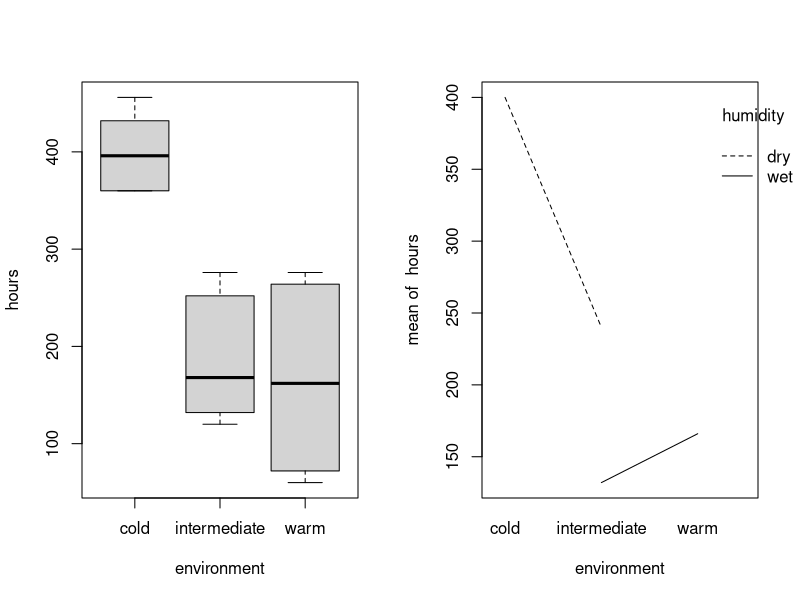
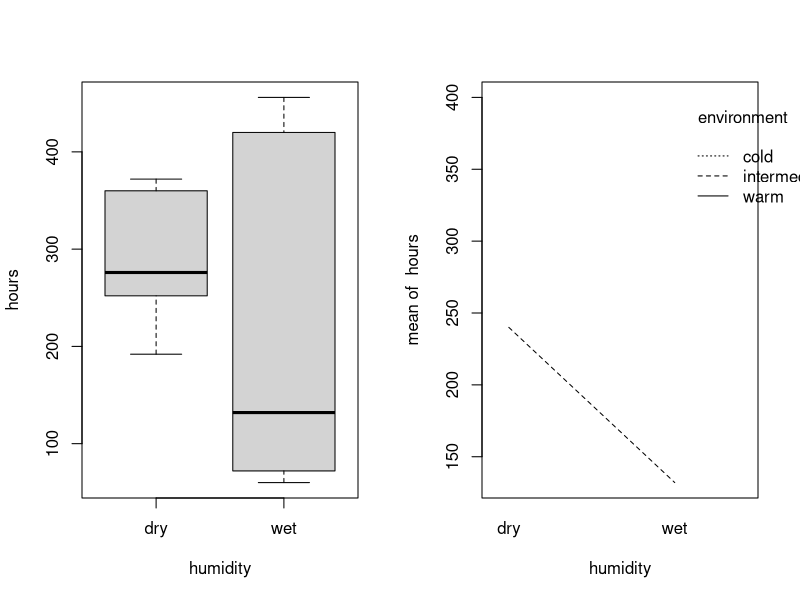
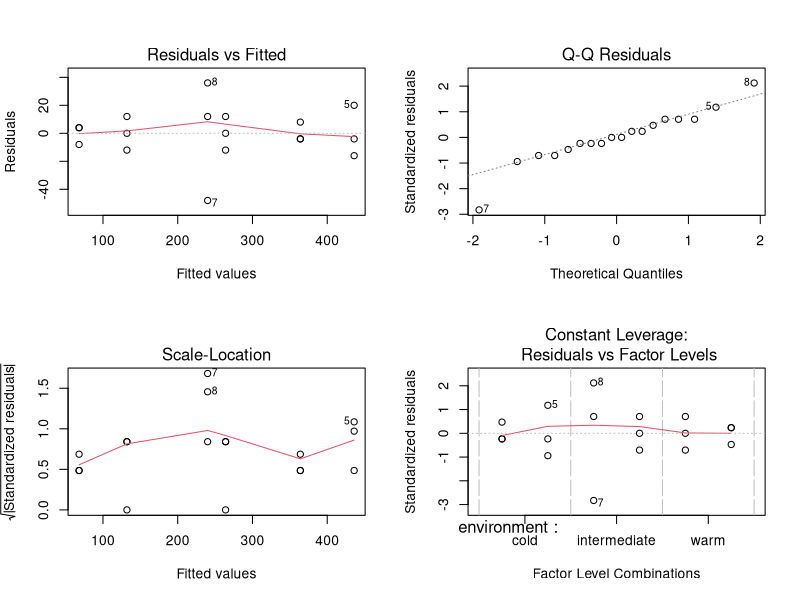

Reproduce these figures in R, in order.
## ---- chunk 1
knitr::opts_chunk$set(fig.height = 2.5)
options(show.signif.stars=FALSE)
## ---- chunk 2
bread = read.table(file = 'data/bread.txt', header = TRUE)
## ---- chunk 3
# The randomization process for 18 slices
# Take hours column from the data
hours = as.vector(as.matrix(bread$hours))
# Create environment column
environment = rep(c('cold', 'intermediate', 'warm'), each = 6)
# Create humidity column
humidity = rep(c('dry', 'wet'), each = 9)
# Converting to data frame
data.frame(cbind(hours, environment, humidity))
## ---- chunk 4
# Divide into two columns
par(mfrow=c(1, 2))
# Boxplot vs interaction plot in hours~environment
boxplot(hours~environment, data = bread)
interaction.plot(environment, humidity, hours, fixed = TRUE)
# Boxplot vs interaction plot in hours~humidity
boxplot(hours~humidity, data = bread)
interaction.plot(humidity, environment, hours, fixed = TRUE)
## ---- chunk 5
# Creating linear model and ANOVA test
breadaov = lm(hours~environment*humidity, data = bread); anova(breadaov)
p_interaction = anova(breadaov)$Pr[3]
## ---- chunk 6
summary(breadaov)[4]
## ---- chunk 7
par(mfrow=c(2, 2))
# Plot the linear fitted model graphs
plot(breadaov)
